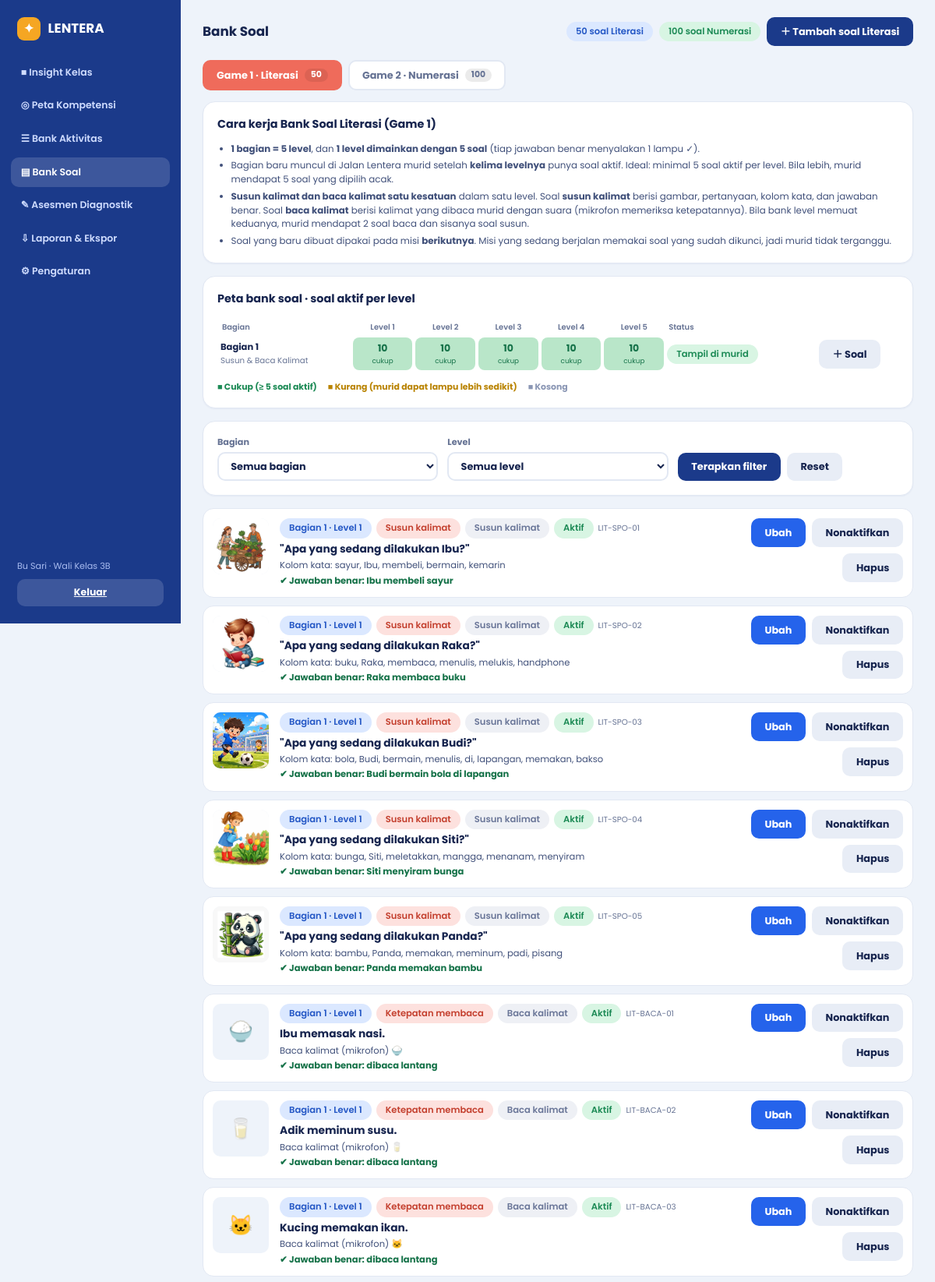
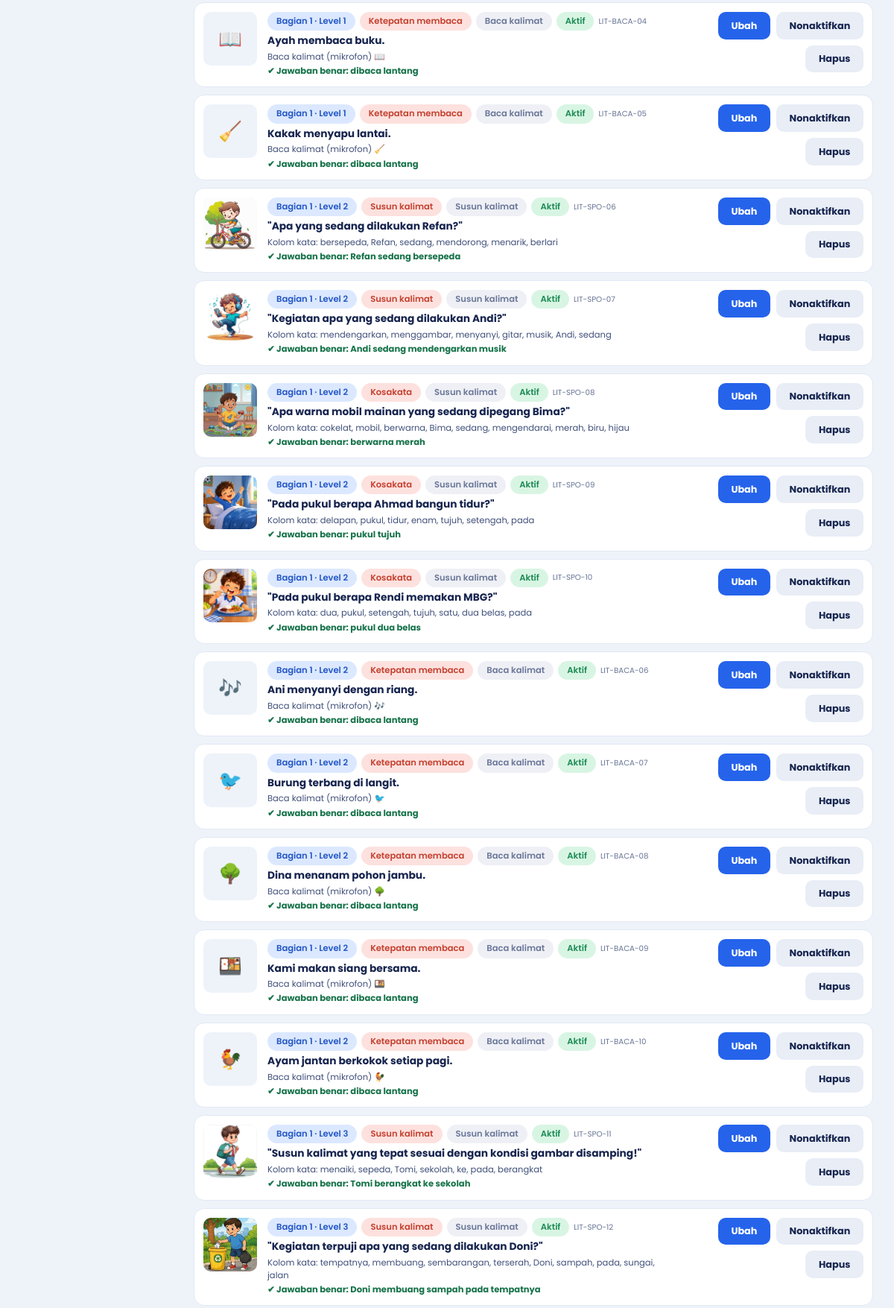
Screenshot of /guru/soal/ (signed in, upper part) with the database file from the repository (2 pictures, top to bottom).
### belajar/models.py (models this page shows, shortened)
class Kelas(models.Model):
    nama = models.CharField(max_length=20, unique=True)
    kode = models.CharField(max_length=20, unique=True, help_text="Kode kelas untuk login murid")
    wali_kelas = models.ForeignKey(User, null=True, blank=True, on_delete=models.SET_NULL, related_name="kelas_wali")
    ambang_perhatian = models.PositiveSmallIntegerField(default=3, help_text="Siswa perlu perhatian bila sebanyak ini kompetensinya berstatus Mulai")
    target_bagian = models.PositiveSmallIntegerField(
        default=3,
        help_text="Peta Kompetensi baru mencapai 100% bila murid sudah menyelesaikan sebanyak ini bagian (1 bagian = 5 level)",
    )
    class Meta:
        verbose_name_plural = "Kelas"

class Kompetensi(models.Model):
    RANAH = [("literasi", "Literasi"), ("numerasi", "Numerasi")]
    kode = models.CharField(max_length=30, unique=True)
    nama = models.CharField(max_length=60)
    judul = models.CharField(max_length=60, blank=True)
    cakupan = models.CharField(max_length=160, blank=True)
    ranah = models.CharField(max_length=10, choices=RANAH)
    urutan = models.PositiveSmallIntegerField(default=0)
    class Meta:
        ordering = ["ranah", "urutan"]
        verbose_name_plural = "Kompetensi"

class SoalGame(models.Model):
    GAME = [("literasi", "Game 1 · Literasi"), ("numerasi", "Game 2 · Numerasi")]
    game = models.CharField(max_length=10, choices=GAME)
    kompetensi = models.ForeignKey(Kompetensi, on_delete=models.CASCADE, related_name="soal_game")
    bagian = models.PositiveSmallIntegerField(default=1)
    level = models.PositiveSmallIntegerField(default=1)
    aktif = models.BooleanField(default=True)
    instruksi = models.TextField(blank=True, help_text="Game 1: pertanyaan. Game 2: teks soal cerita (opsional untuk jenis lain).")
    petunjuk = models.CharField(max_length=240, blank=True)
    gambar = models.FileField(upload_to="soal/", blank=True)
    kolom_kata = models.JSONField(default=list, blank=True)
    jawaban = models.JSONField(default=list, blank=True, help_text="Game 1: urutan kata yang benar")
    jawaban_lain = models.JSONField(default=list, blank=True, help_text="Game 1: daftar urutan kata lain yang juga benar")
    urutan_bebas = models.BooleanField(default=False, help_text="Game 1: urutan kata tidak dinilai (menyebutkan semua)")
    kunci = models.IntegerField(null=True, blank=True, help_text="Game 2: jawaban benar (angka)")
    data = models.JSONField(default=dict, blank=True, help_text="Game 2: data tambahan sesuai jenis soal")
    kode_bawaan = models.CharField(max_length=40, blank=True, db_index=True, help_text="ID soal bawaan game (mis. LIT-SPO-01)")
    urutan = models.PositiveIntegerField(default=0)
    dibuat_oleh = models.ForeignKey(User, null=True, blank=True, on_delete=models.SET_NULL)
    dibuat = models.DateTimeField(default=timezone.now)
    diubah = models.DateTimeField(auto_now=True)
    class Meta:
        ordering = ["game", "bagian", "level", "urutan", "id"]
        verbose_name_plural = "Soal game"
    @property
    def item_id(self):
        return self.kode_bawaan or f"SG-{self.pk}"

### belajar/soal_views.py (the view, shortened to what this page needs)
# urls.py: path("guru/soal/", soal_views.guru_soal, name="soal"),
@guru_view
def guru_soal(request, kelas):
    game = _game(request.GET.get("game"))
    filter_ = {k: request.GET.get(k, "") for k in ("bagian", "level")}
    daftar = SoalGame.objects.filter(game=game).select_related("kompetensi")
    if filter_["bagian"].isdigit():
        daftar = daftar.filter(bagian=int(filter_["bagian"]))
    if filter_["level"].isdigit():
        daftar = daftar.filter(level=int(filter_["level"]))
    daftar = list(daftar)
    for s in daftar:
        s.judul, s.detail, s.jawaban_teks = bank_soal.ringkas(s)
        s.jenis, s.thumb = bank_soal.jenis_dan_thumb(s)
    matriks = _matriks(game)
    return render(request, "belajar/guru_soal.html", _ctx(
        request, kelas, "soal", game=game, daftar=daftar, f=filter_, matriks=matriks,
        bagian_ada=[m["no"] for m in matriks], per_level=jalur.soal_per_level(),
        per_level_baca=getattr(settings, "LENTERA_SOAL_BACA_PER_LEVEL", 2),
        jumlah={g: SoalGame.objects.filter(game=g).count() for g in GAME_SAH},
        kembali=request.get_full_path(),
    ))

### accounts/utils.py (called while the page is built)
def get_role(user):
    if not user.is_authenticated:
        return None
    profile = getattr(user, "profile", None)
    return profile.role if profile else None

def role_required(*roles):
    def deco(view):
        @wraps(view)
        @login_required
        def wrapped(request, *a, **kw):
            role = get_role(request.user)
            return view(request, *a, **kw) if role in roles else redirect(HOME.get(role, "/login/"))
        return wrapped
    return deco

### belajar/bank_soal.py (called while the page is built)
def ringkasan_bank():
    hasil = {"literasi": {}, "numerasi": {}}
    for game, bagian, level, aktif in SoalGame.objects.values_list("game", "bagian", "level", "aktif"):
        sel = hasil[game].setdefault(bagian, {}).setdefault(level, [0, 0])
        sel[0 if aktif else 1] += 1
    return hasil

def ringkas(soal):
    kode, d = soal.kompetensi.kode, soal.data or {}
    if soal.game == "literasi":
        if kode == KOMPETENSI_BACA:
            return (soal.instruksi, f"Baca kalimat (mikrofon) {d.get('emoji') or EMOJI_BACA_BAWAAN}", "dibaca lantang")
        return (
            soal.instruksi,
            "Kolom kata: " + ", ".join(soal.kolom_kata),
            " ".join(soal.jawaban) + (" (urutan bebas)" if soal.urutan_bebas else ""),
        )
    tipe, kata, simbol, _l1, _l2 = OPERASI[kode]
    ujaran = f"{d.get('a')} {simbol} {d.get('b')}"
    if soal.instruksi:
        ujaran += f"  ({soal.instruksi.replace('**', '')[:60]})"
    return (ujaran, kata, str(soal.kunci))

def jenis_dan_thumb(soal):
    kode, d = soal.kompetensi.kode, soal.data or {}
    if soal.game == "literasi":
        if kode == KOMPETENSI_BACA:
            return "Baca kalimat", d.get("emoji") or EMOJI_BACA_BAWAAN
        return "Susun kalimat", "\U0001F9E9"
    simbol = OPERASI[kode][2]
    return OPERASI[kode][1], ("\u2212" if simbol == "-" else simbol)

### belajar/cors.py (called while the page is built, shortened)
    def __call__(self, request):
        api = request.path.startswith("/api/game/")
        resp = HttpResponse(status=204) if api and request.method == "OPTIONS" else self.get_response(request)
        return resp

### belajar/jalur.py (called while the page is built)
def level_per_bagian():
    return int(getattr(settings, "LENTERA_LEVEL_PER_BAGIAN", 5))

def soal_per_level():
    return int(getattr(settings, "LENTERA_SOAL_PER_LEVEL", 5))

### belajar/soal_views.py (called while the page is built)
def _game(nilai):
    return nilai if nilai in GAME_SAH else "literasi"

### belajar/views.py (called while the page is built)
def _ctx(request, kelas, aktif, **kw):
    return {"guru": request.user, "kelas": kelas, "aktif": aktif, **kw}

### templates/belajar/guru_soal.html (shortened to what this page needs)
{% extends 'belajar/guru_base.html' %}
{% block isi %}
<header class="top"><h1>Bank Soal</h1>
  <div class="bar"><span class="chip biru">{{ jumlah.literasi }} soal Literasi</span><span class="chip hijau">{{ jumlah.numerasi }} soal Numerasi</span>
    <a class="btn navy" href="{% url 'soal_baru' %}?game={{ game }}">＋ Tambah soal {% if game == 'literasi' %}Literasi{% else %}Numerasi{% endif %}</a></div></header>
<nav class="tabs-game" aria-label="Pilih game">
  <a href="{% url 'soal' %}?game=literasi" class="{% if game == 'literasi' %}on lit{% endif %}">Game 1 · Literasi <span class="n">{{ jumlah.literasi }}</span></a>
  <a href="{% url 'soal' %}?game=numerasi" class="{% if game == 'numerasi' %}on num{% endif %}">Game 2 · Numerasi <span class="n">{{ jumlah.numerasi }}</span></a>
</nav>
<section class="card">
  <h2>Cara kerja Bank Soal {% if game == 'literasi' %}Literasi (Game 1){% else %}Numerasi (Game 2){% endif %}</h2>
  <ul class="aturan">
    <li><b>1 bagian = 5 level</b>, dan <b>1 level dimainkan dengan {{ per_level }} soal</b> (tiap jawaban benar menyalakan 1 lampu ✓).</li>
    <li>Bagian baru muncul di Jalan Lentera murid setelah <b>kelima levelnya</b> punya soal aktif. Ideal: minimal {{ per_level }} soal aktif per level. Bila lebih, murid mendapat {{ per_level }} soal yang dipilih acak.</li>
    {% if game == 'literasi' %}<li><b>Susun kalimat dan baca kalimat satu kesatuan</b> dalam satu level. Soal <b>susun kalimat</b> berisi gambar, pertanyaan, kolom kata, dan jawaban benar. Soal <b>baca kalimat</b> berisi kalimat yang dibaca murid dengan suara (mikrofon memeriksa ketepatannya). Bila bank level memuat keduanya, murid mendapat {{ per_level_baca }} soal baca dan sisanya soal susun.</li>
    {% else %}<li>Numerasi: <b>1 bagian = 1 operasi hitung</b> (Bagian 1 Penjumlahan, 2 Pengurangan, 3 Perkalian, 4 Pembagian). Guru mengisi dua bilangan; jawaban benar dihitung otomatis.</li>{% endif %}
    <li>Soal yang baru dibuat dipakai pada misi <b>berikutnya</b>. Misi yang sedang berjalan memakai soal yang sudah dikunci, jadi murid tidak terganggu.</li>
  </ul>
</section>
<section class="card" style="margin-top:16px">
  <h2>Peta bank soal · soal aktif per level</h2>
  {% if matriks %}
  <div class="scroll"><table class="matriks">
    <thead><tr><th class="kiri">Bagian</th>{% if game == 'numerasi' %}<th class="kiri">Kompetensi</th>{% endif %}{% for i in "12345" %}<th>Level {{ i }}</th>{% endfor %}<th class="kiri">Status</th><th></th></tr></thead>
    <tbody>{% for m in matriks %}<tr>
      <td class="kiri"><b>Bagian {{ m.no }}</b><br><span class="kecil">{{ m.judul }}</span></td>
      {% for c in m.level %}<td><a class="mcell {% if c.cukup %}cukup{% elif c.ada %}kurang{% else %}kosong{% endif %}" href="{% url 'soal' %}?game={{ game }}&amp;bagian={{ m.no }}&amp;level={{ c.level }}" title="{{ c.aktif }} soal aktif{% if c.nonaktif %}, {{ c.nonaktif }} nonaktif{% endif %}. Klik untuk melihat daftarnya.">{{ c.aktif }}<small>{% if c.nonaktif %}+{{ c.nonaktif }} off{% elif c.cukup %}cukup{% elif c.ada %}kurang{% else %}kosong{% endif %}</small></a></td>{% endfor %}
      <td class="kiri">{% if m.lengkap %}<span class="chip hijau">Tampil di murid</span>{% else %}<span class="chip kuning" title="Murid baru melihat bagian ini setelah semua levelnya punya soal">Level {{ m.kurang|join:", " }} kosong</span>{% endif %}</td>
      <td><a class="btn abu" href="{% url 'soal_baru' %}?game={{ game }}&amp;bagian={{ m.no }}{% if m.kurang %}&amp;level={{ m.kurang.0 }}{% endif %}">＋ Soal</a></td></tr>{% endfor %}</tbody></table></div>
  <p class="legend"><span style="color:#1c8a55">■ Cukup (≥ {{ per_level }} soal aktif)</span><span style="color:#b98300">■ Kurang (murid dapat lampu lebih sedikit)</span><span style="color:#8a96b4">■ Kosong</span></p>
  {% else %}
  <p class="hint">Belum ada soal {% if game == 'literasi' %}Literasi{% else %}Numerasi{% endif %}. Klik “＋ Tambah soal” untuk membuat soal pertama.</p>
  {% endif %}
</section>
<form method="get" class="card f baris" style="margin-top:16px">
  <label>Bagian<select name="bagian"><option value="">Semua bagian</option>{% for n in bagian_ada %}<option value="{{ n }}" {% if n|stringformat:"s" == f.bagian %}selected{% endif %}>Bagian {{ n }}</option>{% endfor %}</select></label>
  <label>Level<select name="level"><option value="">Semua level</option>{% for i in "12345" %}<option value="{{ i }}" {% if i == f.level %}selected{% endif %}>Level {{ i }}</option>{% endfor %}</select></label>
  <div class="aksi" style="align-self:end"><button class="btn navy">Terapkan filter</button><a class="btn abu" href="{% url 'soal' %}?game={{ game }}">Reset</a></div>
</form>
<div class="soal-list" style="margin-top:16px">
{% for s in daftar %}
  <article class="soal{% if not s.aktif %} mati{% endif %}">
    {% if s.gambar %}<img class="thumb" src="{{ s.gambar.url }}" alt="Gambar soal {{ s.item_id }}" loading="lazy">{% else %}<span class="thumb" aria-hidden="true">{{ s.thumb }}</span>{% endif %}
    <div class="isi">
      <div class="meta"><span class="chip biru">Bagian {{ s.bagian }} · Level {{ s.level }}</span><span class="chip {% if game == 'literasi' %}merah{% else %}hijau{% endif %}">{{ s.kompetensi.nama }}</span><span class="chip abu">{{ s.jenis }}</span>
        {% if s.aktif %}<span class="chip hijau">Aktif</span>{% else %}<span class="chip kuning">Nonaktif</span>{% endif %}<span class="kecil">{{ s.item_id }}</span></div>
      <h3>{{ s.judul }}</h3>
      <p>{{ s.detail }}</p>
      <p class="jaw">✔ Jawaban benar: {{ s.jawaban_teks }}</p>
    </div>
    <div class="aksi">
      <a class="btn biru-b" href="{% url 'soal_ubah' s.id %}">Ubah</a>
      <form method="post"><button class="btn abu">{% if s.aktif %}Nonaktifkan{% else %}Aktifkan{% endif %}</button></form>
      <form method="post" onsubmit="return confirm('Hapus soal {{ s.item_id }} dari bank soal? Tindakan ini tidak bisa dibatalkan.')"><button class="btn abu">Hapus</button></form>
    </div>
  </article>
{% empty %}<p class="card">Tidak ada soal yang cocok. Ubah filter atau klik “＋ Tambah soal”.</p>{% endfor %}
</div>
{% endblock %}

### templates/belajar/guru_base.html
{% extends 'base.html' %}
{% block body %}
<div class="app">
  <aside class="side">
    <div><div class="logo"><i>✦</i><span>LENTERA</span></div>{% include 'belajar/_nav.html' %}</div>
    <div class="who"><p>{{ guru.first_name|default:guru.username }}{% if kelas %} · Wali Kelas {{ kelas.nama }}{% endif %}</p><a class="out" href="/logout/">Keluar</a></div>
  </aside>
  <main class="main">{% block isi %}{% endblock %}</main>
</div>
{% endblock %}

### rows the page displays
Kelas: nama "3B"
Kompetensi: no "1", judul "Susun & Baca Kalimat", aktif "10" "10" "10" "10" "10"
SoalGame: gambar (picture), bagian "1", level "1", kompetensi.nama "Susun kalimat", jenis "Susun kalimat", aktif "Aktif", item_id "LIT-SPO-01", judul "\"Apa yang sedang dilakukan Ibu?\"", detail "Kolom kata: sayur, Ibu, membeli, bermain, kemarin", jawaban_teks "Ibu membeli sayur"
SoalGame: gambar (picture), bagian "1", level "1", kompetensi.nama "Susun kalimat", jenis "Susun kalimat", aktif "Aktif", item_id "LIT-SPO-02", judul "\"Apa yang sedang dilakukan Raka?\"", detail "Kolom kata: buku, Raka, membaca, menulis, melukis, handphone", jawaban_teks "Raka membaca buku"
SoalGame: gambar (picture), bagian "1", level "1", kompetensi.nama "Susun kalimat", jenis "Susun kalimat", aktif "Aktif", item_id "LIT-SPO-03", judul "\"Apa yang sedang dilakukan Budi?\"", detail "Kolom kata: bola, Budi, bermain, menulis, di, lapangan, memakan, bakso", jawaban_teks "Budi bermain bola di lapangan"
SoalGame: gambar (picture), bagian "1", level "1", kompetensi.nama "Susun kalimat", jenis "Susun kalimat", aktif "Aktif", item_id "LIT-SPO-04", judul "\"Apa yang sedang dilakukan Siti?\"", detail "Kolom kata: bunga, Siti, meletakkan, mangga, menanam, menyiram", jawaban_teks "Siti menyiram bunga"
SoalGame: gambar (picture), bagian "1", level "1", kompetensi.nama "Susun kalimat", jenis "Susun kalimat", aktif "Aktif", item_id "LIT-SPO-05", judul "\"Apa yang sedang dilakukan Panda?\"", detail "Kolom kata: bambu, Panda, memakan, meminum, padi, pisang", jawaban_teks "Panda memakan bambu"
SoalGame: thumb "🍚", bagian "1", level "1", kompetensi.nama "Ketepatan membaca", jenis "Baca kalimat", aktif "Aktif", item_id "LIT-BACA-01", judul "Ibu memasak nasi.", detail "Baca kalimat (mikrofon) 🍚", jawaban_teks "dibaca lantang"
SoalGame: thumb "🥛", bagian "1", level "1", kompetensi.nama "Ketepatan membaca", jenis "Baca kalimat", aktif "Aktif", item_id "LIT-BACA-02", judul "Adik meminum susu.", detail "Baca kalimat (mikrofon) 🥛", jawaban_teks "dibaca lantang"
SoalGame: thumb "🐱", bagian "1", level "1", kompetensi.nama "Ketepatan membaca", jenis "Baca kalimat", aktif "Aktif", item_id "LIT-BACA-03", judul "Kucing memakan ikan.", detail "Baca kalimat (mikrofon) 🐱", jawaban_teks "dibaca lantang"
SoalGame: thumb "📖", bagian "1", level "1", kompetensi.nama "Ketepatan membaca", jenis "Baca kalimat", aktif "Aktif", item_id "LIT-BACA-04", judul "Ayah membaca buku.", detail "Baca kalimat (mikrofon) 📖", jawaban_teks "dibaca lantang"
SoalGame: thumb "🧹", bagian "1", level "1", kompetensi.nama "Ketepatan membaca", jenis "Baca kalimat", aktif "Aktif", item_id "LIT-BACA-05", judul "Kakak menyapu lantai.", detail "Baca kalimat (mikrofon) 🧹", jawaban_teks "dibaca lantang"
SoalGame: gambar (picture), bagian "1", level "2", kompetensi.nama "Susun kalimat", jenis "Susun kalimat", aktif "Aktif", item_id "LIT-SPO-06", judul "\"Apa yang sedang dilakukan Refan?\"", detail "Kolom kata: bersepeda, Refan, sedang, mendorong, menarik, berlari", jawaban_teks "Refan sedang bersepeda"
SoalGame: gambar (picture), bagian "1", level "2", kompetensi.nama "Susun kalimat", jenis "Susun kalimat", aktif "Aktif", item_id "LIT-SPO-07", judul "\"Kegiatan apa yang sedang dilakukan Andi?\"", detail "Kolom kata: mendengarkan, menggambar, menyanyi, gitar, musik, Andi, sedang", jawaban_teks "Andi sedang mendengarkan musik"
SoalGame: gambar (picture), bagian "1", level "2", kompetensi.nama "Kosakata", jenis "Susun kalimat", aktif "Aktif", item_id "LIT-SPO-08", judul "\"Apa warna mobil mainan yang sedang dipegang Bima?\"", detail "Kolom kata: cokelat, mobil, berwarna, Bima, sedang, mengendarai, merah, biru, hijau", jawaban_teks "berwarna merah"
SoalGame: gambar (picture), bagian "1", level "2", kompetensi.nama "Kosakata", jenis "Susun kalimat", aktif "Aktif", item_id "LIT-SPO-09", judul "\"Pada pukul berapa Ahmad bangun tidur?\"", detail "Kolom kata: delapan, pukul, tidur, enam, tujuh, setengah, pada", jawaban_teks "pukul tujuh"
SoalGame: gambar (picture), bagian "1", level "2", kompetensi.nama "Kosakata", jenis "Susun kalimat", aktif "Aktif", item_id "LIT-SPO-10", judul "\"Pada pukul berapa Rendi memakan MBG?\"", detail "Kolom kata: dua, pukul, setengah, tujuh, satu, dua belas, pada", jawaban_teks "pukul dua belas"
SoalGame: thumb "🎶", bagian "1", level "2", kompetensi.nama "Ketepatan membaca", jenis "Baca kalimat", aktif "Aktif", item_id "LIT-BACA-06", judul "Ani menyanyi dengan riang.", detail "Baca kalimat (mikrofon) 🎶", jawaban_teks "dibaca lantang"
SoalGame: thumb "🐦", bagian "1", level "2", kompetensi.nama "Ketepatan membaca", jenis "Baca kalimat", aktif "Aktif", item_id "LIT-BACA-07", judul "Burung terbang di langit.", detail "Baca kalimat (mikrofon) 🐦", jawaban_teks "dibaca lantang"
SoalGame: thumb "🌳", bagian "1", level "2", kompetensi.nama "Ketepatan membaca", jenis "Baca kalimat", aktif "Aktif", item_id "LIT-BACA-08", judul "Dina menanam pohon jambu.", detail "Baca kalimat (mikrofon) 🌳", jawaban_teks "dibaca lantang"
SoalGame: thumb "🍱", bagian "1", level "2", kompetensi.nama "Ketepatan membaca", jenis "Baca kalimat", aktif "Aktif", item_id "LIT-BACA-09", judul "Kami makan siang bersama.", detail "Baca kalimat (mikrofon) 🍱", jawaban_teks "dibaca lantang"
SoalGame: thumb "🐓", bagian "1", level "2", kompetensi.nama "Ketepatan membaca", jenis "Baca kalimat", aktif "Aktif", item_id "LIT-BACA-10", judul "Ayam jantan berkokok setiap pagi.", detail "Baca kalimat (mikrofon) 🐓", jawaban_teks "dibaca lantang"
SoalGame: gambar (picture), bagian "1", level "3", kompetensi.nama "Susun kalimat", jenis "Susun kalimat", aktif "Aktif", item_id "LIT-SPO-11", judul "\"Susun kalimat yang tepat sesuai dengan kondisi gambar disamping!\"", detail "Kolom kata: menaiki, sepeda, Tomi, sekolah, ke, pada, berangkat", jawaban_teks "Tomi berangkat ke sekolah"
SoalGame: gambar (picture), bagian "1", level "3", kompetensi.nama "Susun kalimat", jenis "Susun kalimat", aktif "Aktif", item_id "LIT-SPO-12", judul "\"Kegiatan terpuji apa yang sedang dilakukan Doni?\"", detail "Kolom kata: tempatnya, membuang, sembarangan, terserah, Doni, sampah, pada, sungai, jalan", jawaban_teks "Doni membuang sampah pada tempatnya"

### other values shown
{{ guru.first_name|default:guru.username }} "Bu Sari"
{{ jumlah.literasi }} "50"
{{ jumlah.numerasi }} "100"
{{ per_level }} "5"
{{ per_level_baca }} "2"
{{ i }} "1" "2" "3" "4" "5"
